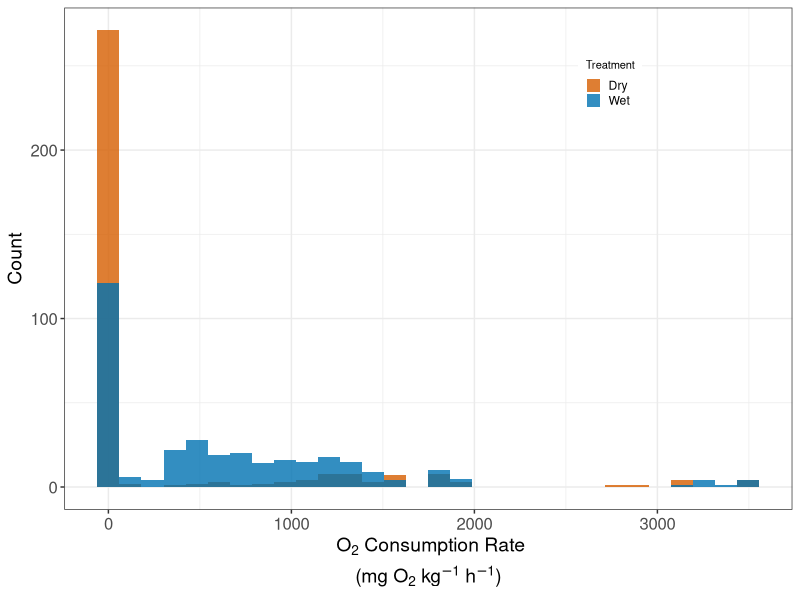
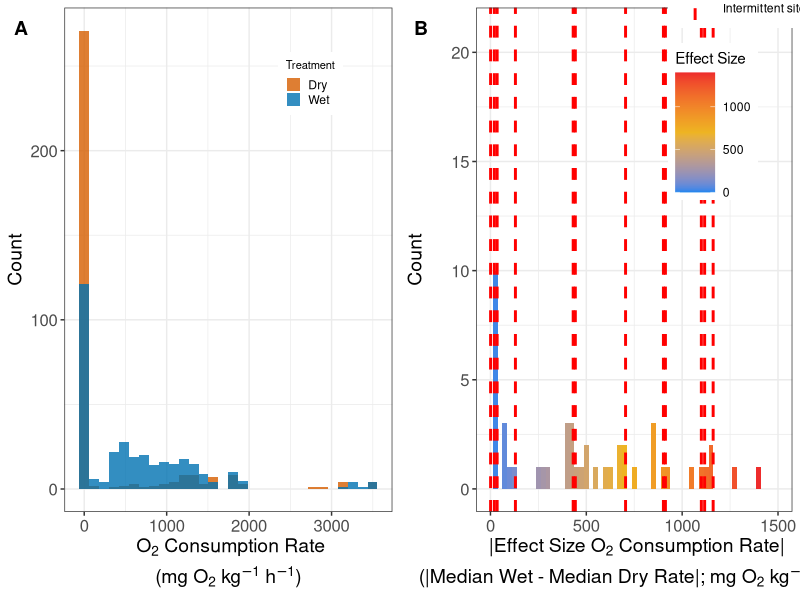
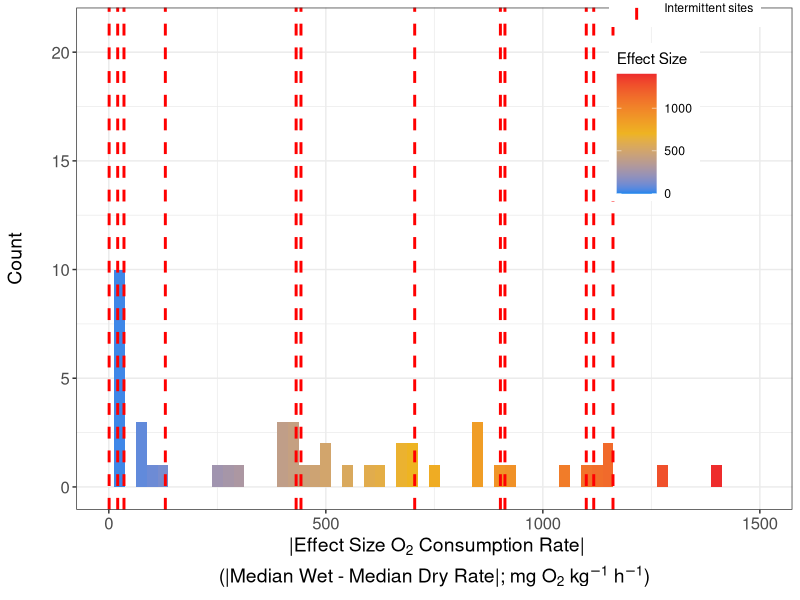

These figures' R source, in order: (Note: this script raises an error after producing the figures.)
# This script makes histogram figures for ECA physical manuscript
library(tidyverse); library(ggpubr)
rm(list=ls()); graphics.off()

# Functions ---------------------------------------------------------------
# Transformation for normalization is cube root - have to cube root then add sign back to value to make it positive or negative
cube_root <- function(x) sign(x) * (abs(x))^(1/3)

## Read in/Merge Data for Histograms -------------------------------------
# Individual Rate data for histograms ####
all_data = read.csv("Data/EC_Sediment_SpC_pH_Temp_Respiration.csv", skip = 2) %>%
  filter(grepl("EC", Sample_Name)) %>%
  filter(!grepl("EC_011|EC_012|EC_023|EC_052|EC_053|EC_057", Sample_Name)) %>%  
  select(-c(Field_Name, IGSN, Material))
ev_data = read.csv("Data/WHONDRS_EV_Data_Package/Sample_Data/WHONDRS_EV_Sediment_SpC_pH_Temp_Respiration.csv", skip = 2) %>%
  filter(grepl("EV", Sample_Name)) %>%
  select(-c(Field_Name, IGSN, Material))
all_data = rbind(all_data, ev_data) 
all_data = all_data %>%
  mutate(Respiration_Rate_mg_DO_per_kg_per_H = (as.numeric(Respiration_Rate_mg_DO_per_kg_per_H))*-1)

# Reading in metadata from both files to get river type
metadata = read.csv("Data/EC_Field_Metadata.csv") %>%
  select(c(Parent_ID, Intermittent_or_Perennial))
metadata2 = read.csv("Data/WHONDRS_EV_Data_Package/WHONDRS_EV_Field_Metadata.csv") %>%
  select(c(Parent_ID, Intermittent_or_Perennial))
metadata = rbind(metadata, metadata2)

all_data_with_metadata = all_data %>%
  mutate(Parent_ID = str_extract(Sample_Name, "^[^_]+_[^_]+")) %>%  # Extract "EC_005" from "EC_005_INC-D1"
  left_join(metadata, by = "Parent_ID")

# Check merge
print("All data with metadata:")
print(head(all_data_with_metadata %>% select(Sample_Name, Parent_ID, Intermittent_or_Perennial)))
print(paste("Number of intermittent samples in all_data:", sum(all_data_with_metadata$Intermittent_or_Perennial == "Intermittent", na.rm = TRUE)))

## Effect Size Data for histograms ####
effect = read.csv("Data/EC_Sediment_Effect_Size.csv", skip = 2) %>%
  filter(grepl("EC", Sample_Name)) %>%
  filter(!grepl("EC_011|EC_012|EC_023|EC_052|EC_053|EC_057", Sample_Name)) %>%
  select(c(Sample_Name, Effect_Size_Respiration_Rate_mg_DO_per_kg_per_H)) %>%
  mutate(Effect_Size_Respiration_Rate_mg_DO_per_kg_per_H = (as.numeric(Effect_Size_Respiration_Rate_mg_DO_per_kg_per_H))*-1)

effect_ev = read.csv("Data/WHONDRS_EV_Data_Package/Sample_Data/WHONDRS_EV_Sediment_Effect_Size.csv", skip = 2) %>%
  filter(grepl("EV", Sample_Name)) %>%
  select(c(Sample_Name, Effect_Size_Respiration_Rate_mg_DO_per_kg_per_H = Effect_Size_Median_Respiration_Rate_mg_DO_per_kg_per_H)) %>%
  mutate(Effect_Size_Respiration_Rate_mg_DO_per_kg_per_H = (as.numeric(Effect_Size_Respiration_Rate_mg_DO_per_kg_per_H))*-1)

effect = rbind(effect, effect_ev)

effect_with_metadata = effect %>%
  mutate(Parent_ID = str_extract(Sample_Name, "^[^_]+_[^_]+")) %>%  # Extract "EC_005" from "EC_005_all"
  left_join(metadata, by = "Parent_ID")

# Check merge
print("Effect size data with metadata:")
print(head(effect_with_metadata %>% select(Sample_Name, Parent_ID, Intermittent_or_Perennial)))
print(paste("Number of intermittent sites in effect data:", sum(effect_with_metadata$Intermittent_or_Perennial == "Intermittent", na.rm = TRUE)))

#  Filter to only keep sites with positive effect size (excluding negative effect sizes due to uncertainty in the calculation of the rates)
sites_with_negative_effect = effect_with_metadata %>%
  filter(Effect_Size_Respiration_Rate_mg_DO_per_kg_per_H >= 0) %>%
  pull(Parent_ID)

print(paste("Number of sites with negative effect size:", length(sites_with_negative_effect)))
print("Sites with negative effect size:")
print(sites_with_negative_effect)

all_data_filtered = all_data_with_metadata %>%
  filter(Parent_ID %in% sites_with_negative_effect)

print(paste("Number of samples after filtering for negative effect size sites:", nrow(all_data_filtered)))
print(paste("Number of samples BEFORE filtering:", nrow(all_data_with_metadata)))

# Get O2 consumption rate values for intermittent sites (from filtered data)
intermittent_o2_values = all_data_filtered %>%
  filter(Respiration_Rate_mg_DO_per_kg_per_H != 9999) %>%
  filter(Intermittent_or_Perennial == "Intermittent", !is.na(Intermittent_or_Perennial)) %>%
  pull(Respiration_Rate_mg_DO_per_kg_per_H) %>%
  as.numeric() 

print("Intermittent O2 consumption rate values (filtered):")
print(intermittent_o2_values)

# Take Cube root of all respiration rates for figure (from filtered data)
cube_respiration = all_data_filtered %>%
  select(c(Sample_Name, Respiration_Rate_mg_DO_per_kg_per_H, Parent_ID, Intermittent_or_Perennial)) %>%
  filter(Respiration_Rate_mg_DO_per_kg_per_H != 9999) %>%
  mutate(cube_Respiration_mg_kg = cube_root((as.numeric(Respiration_Rate_mg_DO_per_kg_per_H)))) %>%
  mutate(Treat = if_else(grepl("D", Sample_Name), "Dry", "Wet"))

# Get cube root O2 consumption rate values for intermittent sites BY TREATMENT
intermittent_cube_o2_by_treatment = cube_respiration %>%
  filter(Intermittent_or_Perennial == "Intermittent", !is.na(Intermittent_or_Perennial)) %>%
  select(Parent_ID, cube_Respiration_mg_kg, Treat)

print("Intermittent cube root O2 consumption rate values by treatment:")
print(intermittent_cube_o2_by_treatment)

# Create data frame for vertical lines with treatment information**
vlines_cube_o2_by_treatment = intermittent_cube_o2_by_treatment %>%
  rename(xintercept = cube_Respiration_mg_kg) %>%
  mutate(line_type = paste("Intermittent:", Treat))

# Get effect size values for intermittent sites (already filtered to negative)
intermittent_effect_values = effect_with_metadata %>%
  filter(Effect_Size_Respiration_Rate_mg_DO_per_kg_per_H >= 0) %>%  # Changed to => to match filtering above
  filter(Intermittent_or_Perennial == "Intermittent", !is.na(Intermittent_or_Perennial)) %>%
  pull(Effect_Size_Respiration_Rate_mg_DO_per_kg_per_H)

print("Intermittent effect size values:")
print(intermittent_effect_values)

# Cube root transform effect size data 
cube_effect = effect_with_metadata %>%
  filter(Effect_Size_Respiration_Rate_mg_DO_per_kg_per_H >= 0) %>%  # Changed the sign here
  mutate(cube_Effect_Size_Respiration_Rate_mg_DO_per_kg_per_H = cube_root(Effect_Size_Respiration_Rate_mg_DO_per_kg_per_H))

# Get cube root effect size values for intermittent sites
intermittent_cube_effect_values = cube_effect %>%
  filter(Intermittent_or_Perennial == "Intermittent", !is.na(Intermittent_or_Perennial)) %>%
  pull(cube_Effect_Size_Respiration_Rate_mg_DO_per_kg_per_H)

print("Intermittent cube root effect size values:")
print(intermittent_cube_effect_values)

# Create data frames for vertical lines (for legend purposes)
vlines_o2 = data.frame(
  xintercept = intermittent_o2_values,
  line_type = "Intermittent sites"
)

vlines_effect = data.frame(
  xintercept = (intermittent_effect_values),
  line_type = "Intermittent sites"
)

vlines_cube_effect = data.frame(
  xintercept = intermittent_cube_effect_values,
  line_type = "Intermittent sites"
)

# Histograms --------------------------------------------------------------
## Histogram of all O2 consumption rates WITH VERTICAL LINES FOR INTERMITTENT SITES
all_hist = all_data_filtered %>%  # **CHANGED: Use filtered data**
  filter(Respiration_Rate_mg_DO_per_kg_per_H != 9999) %>%
  mutate(Treat = if_else(grepl("D", Sample_Name), "Dry", "Wet")) %>%
  ggplot(aes(x = (as.numeric(Respiration_Rate_mg_DO_per_kg_per_H)))) +
  geom_histogram(position = "identity", alpha = 0.8, aes(fill = Treat)) +
  scale_fill_manual(values = c("#D55E00","#0072B2")) +
  scale_linetype_manual(name = "", values = c("Intermittent sites" = "dashed")) +
  theme_bw() +
  theme(legend.position = c(0.75, 0.85),
        legend.key.size = unit(0.15, "in"),
        legend.title = element_text(size = 8),
        axis.title.x = element_text(size = 14),  # **CHANGED: Increased from 10 to 14**
        axis.title.y = element_text(size = 14),  # **NEW: Added y-axis title size**
        axis.text.x = element_text(size = 12),   # **NEW: Increased axis text size**
        axis.text.y = element_text(size = 12),   # **NEW: Increased axis text size**
        legend.box = "vertical") +
  guides(fill = guide_legend(title = "Treatment", order = 1),
         linetype = guide_legend(title = "", order = 2)) +
  xlab(expression(atop("\n O"[2]*" Consumption Rate", "(mg O"[2]*" kg"^-1*" h"^-1*")"))) +
  ylab("Count")

## Effect size histogram WITH VERTICAL LINES FOR INTERMITTENT SITES
effect_limits <- c(0, 1400)  # Changed to start at 0 
effect_hist = ggplot(cube_effect, aes(x = (Effect_Size_Respiration_Rate_mg_DO_per_kg_per_H))) +
  geom_histogram(binwidth = 25, aes(fill = after_stat(x))) +
  # Add vertical lines for each intermittent site's effect size value
  {if(length(intermittent_effect_values) > 0)
    geom_vline(data = vlines_effect, aes(xintercept = xintercept, linetype = line_type),
               color = "red", linewidth = 1)} +
  scale_fill_gradient2(name = "Effect Size", limits = effect_limits, low = "dodgerblue2", mid = "goldenrod2",
                       high = "firebrick2", midpoint = (max(effect_limits)+min(effect_limits))/2) +
  scale_linetype_manual(name = "", values = c("Intermittent sites" = "dashed")) +
  theme_bw() +
  xlim(c(0, 1500)) +  # Changed to start at 0
  ylab("Count\n") +
  theme(legend.position = c(0.85, 0.85),
        axis.title.x = element_text(size = 14),  # **CHANGED: Increased from 10 to 14**
        axis.title.y = element_text(size = 14),  # **NEW: Added y-axis title size**
        axis.text.x = element_text(size = 12),   # **NEW: Increased axis text size**
        axis.text.y = element_text(size = 12),   # **NEW: Increased axis text size**
        legend.key.width = unit(0.4, "in")) +  # **NEW: Wider legend key for clearer dashed line**
  guides(linetype = guide_legend(title = "", override.aes = list(linewidth = 1))) +  # **NEW: Make dashed line thicker in legend**
  xlab(expression(atop("\n |Effect Size O"[2]*" Consumption Rate|","(|Median Wet - Median Dry Rate|; mg O"[2]*" kg"^-1*" h"^-1*")")))

## Combine SI histograms
combined_SI_hist = ggarrange(all_hist, effect_hist, ncol = 2, labels = c("A", "B"), hjust = -1, vjust = 2.5)
ggsave("Figures/Combined_SI_Histograms.png", plot = combined_SI_hist, width = 10, height = 5, dpi = 300)

all_cube_hist = ggplot(cube_respiration, aes(x = cube_Respiration_mg_kg)) +
  geom_histogram(position = "identity", alpha = 0.8, aes(fill = Treat)) +
  # Add vertical lines for each intermittent site's cube root O2 consumption rate BY TREATMENT
  {if(nrow(vlines_cube_o2_by_treatment) > 0)
    geom_vline(data = vlines_cube_o2_by_treatment,
               aes(xintercept = xintercept, color = Treat, linetype = "Intermittent sites"),
               linewidth = 1)} +
  scale_fill_manual(values = c("#D55E00","#0072B2")) +
  scale_color_manual(values = c("Dry" = "#D55E00", "Wet" = "#0072B2"), guide = "none") +  # Match fill colors
  scale_linetype_manual(name = "", values = c("Intermittent sites" = "dashed")) +
  ylim(0, 87.5) +
  theme_bw() +
  theme(legend.position = c(0.75, 0.85),
        legend.key.size = unit(0.15, "in"),
        legend.key.width = unit(0.4, "in"),  # **NEW: Wider legend key for clearer dashed line**
        legend.title = element_text(size = 8),
        axis.title.x = element_text(size = 14),  # **CHANGED: Increased from 10 to 14**
        axis.title.y = element_text(size = 14),  # **NEW: Added y-axis title size**
        axis.text.x = element_text(size = 12),   # **NEW: Increased axis text size**
        axis.text.y = element_text(size = 12),   # **NEW: Increased axis text size**
        legend.box = "vertical") +
  guides(fill = guide_legend(title = "Treatment", order = 1),
         linetype = guide_legend(title = "", order = 2, override.aes = list(linewidth = 1))) +  # **NEW: Make dashed line thicker in legend**
  xlab(expression(atop("\n O"[2]*" Consumption Rate" ^(1/3)*"", "(mg O"[2]*" kg"^-1*" h"^-1*")"))) +
  ylab("Count")

# Cube root effect size histogram WITH VERTICAL LINES FOR INTERMITTENT SITES
cube_effect_limits <- c(0, 10)  
cube_effect_hist = ggplot(cube_effect, aes(x = cube_Effect_Size_Respiration_Rate_mg_DO_per_kg_per_H)) +  # **Plot absolute values**
  geom_histogram(binwidth = 0.5, aes(fill = after_stat(x))) +
  # Add vertical lines for each intermittent site's cube root effect size value
  {if(length(intermittent_cube_effect_values) > 0)
    geom_vline(data = vlines_cube_effect,
               aes(xintercept = xintercept, linetype = line_type),
               color = "red", linewidth = 1)} +
  scale_fill_gradient2(name = "Cubed Root\nEffect Size", limits = cube_effect_limits, low = "dodgerblue2", mid = "goldenrod2",
                       high = "firebrick2", midpoint = 5) +  # **Midpoint at 5 (middle of 0-10)**
  scale_linetype_manual(name = "", values = c("Intermittent sites" = "dashed")) +
  theme_bw() +
  xlim(c(-10, 10)) +  # **CHANGED: X-axis from -10 to 10 (but data only on 0-10 side)**
  ylab("Count\n") +
  theme(legend.position = c(0.85, 0.85),
        axis.title.x = element_text(size = 14),  # **CHANGED: Increased from 10 to 14**
        axis.title.y = element_text(size = 14),  # **NEW: Added y-axis title size**
        axis.text.x = element_text(size = 12),   # **NEW: Increased axis text size**
        axis.text.y = element_text(size = 12),   # **NEW: Increased axis text size**
        legend.key.width = unit(0.4, "in")) +  # **NEW: Wider legend key for clearer dashed line**
  guides(linetype = guide_legend(title = "", override.aes = list(linewidth = 1))) +  # **NEW: Make dashed line thicker in legend**
  xlab(expression(atop("\n Effect Size O"[2]*" Consumption Rate" ^(1/3),"(Median Wet - Median Dry Rate; mg O"[2]*" kg"^-1*" h"^-1*")")))

## Combine cube root histograms
combined_hist = ggarrange(all_cube_hist, cube_effect_hist, ncol = 2, labels = c("A", "B"), hjust = -5, vjust = 2.5)
ggsave("Figures/Combined_Cube_Histograms.png", plot = combined_hist, width = 10, height = 5, dpi = 300)
ggsave("Figures/Combined_Cube_Histograms.pdf", plot = combined_hist, width = 10, height = 5, dpi = 300)


####################################################################
# Two-panel figure: (A) untransformed rates, (B) cube-root transformed rates
library(ggpubr)
library(dplyr)
library(tidyr)
library(ggplot2)
library(scales)

# --- Build site-level paired (median) treatment rates ---
site_treat_rates <- all_data_filtered %>%
  filter(Respiration_Rate_mg_DO_per_kg_per_H != 9999) %>%
  mutate(
    Treat = if_else(grepl("D", Sample_Name), "Dry", "Wet"),
    Rate  = as.numeric(Respiration_Rate_mg_DO_per_kg_per_H)
  ) %>%
  group_by(Parent_ID, Intermittent_or_Perennial, Treat) %>%
  summarise(Treat_Rate = median(Rate, na.rm = TRUE), .groups = "drop") %>%
  pivot_wider(names_from = Treat, values_from = Treat_Rate) %>%
  filter(!is.na(Dry) & !is.na(Wet)) %>%
  mutate(
    Dry_cube = cube_root(Dry),
    Wet_cube = cube_root(Wet)
  )

# --- One effect size per site (for color) ---
site_effects <- effect_with_metadata %>%
  mutate(
    Effect_Size_Respiration_Rate_mg_DO_per_kg_per_H =
      as.numeric(Effect_Size_Respiration_Rate_mg_DO_per_kg_per_H)
  ) %>%
  group_by(Parent_ID, Intermittent_or_Perennial) %>%
  summarise(
    Effect_Size = median(Effect_Size_Respiration_Rate_mg_DO_per_kg_per_H, na.rm = TRUE),
    .groups = "drop"
  ) %>%
  mutate(
    Cube_Effect_Size = cube_root(Effect_Size),
    Abs_Cube_Effect_Size = abs(Cube_Effect_Size)   # == cube_root(abs(Effect_Size))
  )

scatter_df <- site_treat_rates %>%
  left_join(site_effects, by = c("Parent_ID", "Intermittent_or_Perennial")) %>%
  filter(!is.na(Effect_Size))


# --- Color scale to MATCH Figure 1 histogram palette ---
# Histogram used: low="dodgerblue2", mid="goldenrod2", high="firebrick2"
col_scale_abs <- scale_color_gradient(
  name = "cube-root\nEffect Size",
  low = "goldenrod2",      # 0
  high = "dodgerblue2",    # 10
  limits = c(0, 10),
  oob = squish
)

legend_topleft <- theme(
  legend.position = c(0.15, 0.85),
  legend.justification = c(0, 1),
  legend.background = element_rect(fill = "white", color = NA),
  legend.key = element_rect(fill = "white", color = NA)
)

base_theme <- theme_bw() +
  theme(
    axis.title.x = element_text(size = 14),
    axis.title.y = element_text(size = 14),
    axis.text.x  = element_text(size = 12),
    axis.text.y  = element_text(size = 12),
    legend.title = element_text(size = 10),
    legend.text  = element_text(size = 9)
  )

# --- Panel A: untransformed axes ---
pA <- ggplot(scatter_df, aes(x = Dry, y = Wet, color = Abs_Cube_Effect_Size)) +
  geom_abline(slope = 1, intercept = 0, linetype = "dashed", linewidth = 0.8) +
  geom_point(size = 3, alpha = 0.9) +
  col_scale_abs +
  base_theme +
  legend_topleft +
  xlab(expression(atop("Dry treatment median O"[2]*" consumption rate",
                       "(mg O"[2]*" kg"^-1*" h"^-1*")"))) +
  ylab(expression(atop("Wet treatment median O"[2]*" consumption rate",
                       "(mg O"[2]*" kg"^-1*" h"^-1*")")))

# --- Panel B: cube-root transformed axes ---
pB <- ggplot(scatter_df, aes(x = Dry_cube, y = Wet_cube, color = Abs_Cube_Effect_Size)) +
  geom_abline(slope = 1, intercept = 0, linetype = "dashed", linewidth = 0.8) +
  geom_point(size = 3, alpha = 0.9) +
  col_scale_abs +
  base_theme +
  theme(legend.position = "none") +
  xlab(expression(atop("Dry treatment median O"[2]*" consumption rate"^(1/3),
                       "(mg O"[2]*" kg"^-1*" h"^-1*")"))) +
  ylab(expression(atop("Wet treatment median O"[2]*" consumption rate"^(1/3),
                       "(mg O"[2]*" kg"^-1*" h"^-1*")")))

# --- Combine into 2-panel figure labeled A and B ---
two_panel_scatter <- ggarrange(
  pA, pB,
  ncol = 2,
  labels = c("A", "B"),
  hjust = -1,
  vjust = 1.5,
  common.legend = FALSE
)

ggsave("Figures/SI_TwoPanel_Scatter_Untransformed_vs_CubeRates_EffectColor_Fig1Colors_0yellow_10blue.png",
       plot = two_panel_scatter, width = 12, height = 5.5, dpi = 300)
ggsave("Figures/SI_TwoPanel_Scatter_Untransformed_vs_CubeRates_EffectColor_Fig1Colors_0yellow_10blue.pdf",
       plot = two_panel_scatter, width = 12, height = 5.5)
